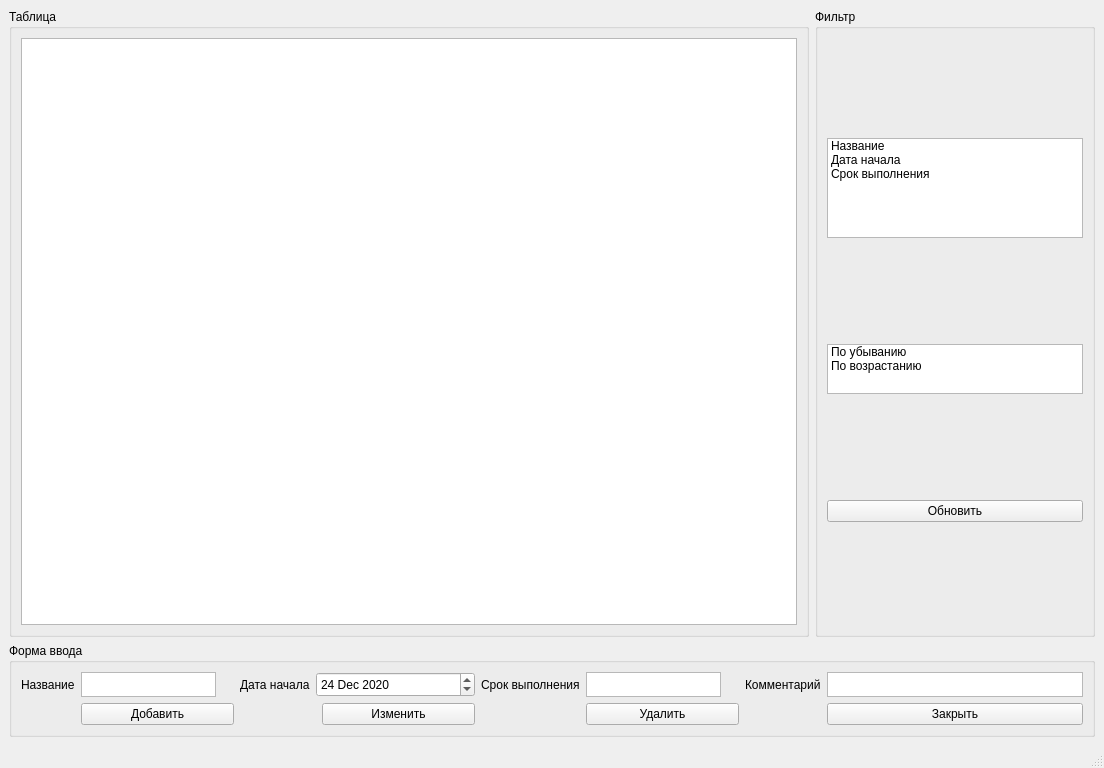
<?xml version="1.0" encoding="UTF-8"?>
<ui version="4.0">
 <class>mainWindow</class>
 <widget class="QMainWindow" name="mainWindow">
  <property name="geometry">
   <rect>
    <x>0</x>
    <y>0</y>
    <width>1024</width>
    <height>768</height>
   </rect>
  </property>
  <property name="maximumSize">
   <size>
    <width>1024</width>
    <height>768</height>
   </size>
  </property>
  <property name="windowTitle">
   <string>Курсовая работа</string>
  </property>
  <widget class="QWidget" name="centralwidget">
   <layout class="QGridLayout" name="gridLayout_2">
    <item row="0" column="0">
     <widget class="QGroupBox" name="groupBox">
      <property name="maximumSize">
       <size>
        <width>800</width>
        <height>1000</height>
       </size>
      </property>
      <property name="title">
       <string>Таблица</string>
      </property>
      <layout class="QVBoxLayout" name="verticalLayout_2">
       <item>
        <widget class="QTableWidget" name="tableWidget">
         <property name="maximumSize">
          <size>
           <width>800</width>
           <height>600</height>
          </size>
         </property>
        </widget>
       </item>
      </layout>
     </widget>
    </item>
    <item row="1" column="0" colspan="3">
     <widget class="QGroupBox" name="groupBox_2">
      <property name="title">
       <string>Форма ввода</string>
      </property>
      <layout class="QGridLayout" name="gridLayout">
       <item row="0" column="6">
        <widget class="QTextEdit" name="textEdit_2">
         <property name="sizePolicy">
          <sizepolicy hsizetype="Fixed" vsizetype="Fixed">
           <horstretch>0</horstretch>
           <verstretch>0</verstretch>
          </sizepolicy>
         </property>
         <property name="maximumSize">
          <size>
           <width>135</width>
           <height>25</height>
          </size>
         </property>
        </widget>
       </item>
       <item row="0" column="8">
        <widget class="QTextEdit" name="textEdit">
         <property name="sizePolicy">
          <sizepolicy hsizetype="Fixed" vsizetype="Fixed">
           <horstretch>0</horstretch>
           <verstretch>0</verstretch>
          </sizepolicy>
         </property>
         <property name="maximumSize">
          <size>
           <width>1000</width>
           <height>25</height>
          </size>
         </property>
        </widget>
       </item>
       <item row="0" column="3" colspan="2">
        <widget class="QDateEdit" name="dateEdit">
         <property name="maximumSize">
          <size>
           <width>16777215</width>
           <height>35</height>
          </size>
         </property>
         <property name="dateTime">
          <datetime>
           <hour>0</hour>
           <minute>0</minute>
           <second>0</second>
           <year>2020</year>
           <month>12</month>
           <day>24</day>
          </datetime>
         </property>
        </widget>
       </item>
       <item row="0" column="7">
        <widget class="QLabel" name="label_4">
         <property name="text">
          <string>Комментарий</string>
         </property>
        </widget>
       </item>
       <item row="0" column="1">
        <widget class="QTextEdit" name="textEdit_4">
         <property name="sizePolicy">
          <sizepolicy hsizetype="Fixed" vsizetype="Fixed">
           <horstretch>0</horstretch>
           <verstretch>0</verstretch>
          </sizepolicy>
         </property>
         <property name="maximumSize">
          <size>
           <width>135</width>
           <height>25</height>
          </size>
         </property>
        </widget>
       </item>
       <item row="2" column="1">
        <widget class="QPushButton" name="pushButton_3">
         <property name="sizePolicy">
          <sizepolicy hsizetype="Expanding" vsizetype="Fixed">
           <horstretch>0</horstretch>
           <verstretch>0</verstretch>
          </sizepolicy>
         </property>
         <property name="text">
          <string>Добавить</string>
         </property>
        </widget>
       </item>
       <item row="2" column="6">
        <widget class="QPushButton" name="pushButton">
         <property name="sizePolicy">
          <sizepolicy hsizetype="Expanding" vsizetype="Fixed">
           <horstretch>0</horstretch>
           <verstretch>0</verstretch>
          </sizepolicy>
         </property>
         <property name="text">
          <string>Удалить</string>
         </property>
        </widget>
       </item>
       <item row="2" column="4">
        <widget class="QPushButton" name="pushButton_2">
         <property name="sizePolicy">
          <sizepolicy hsizetype="Expanding" vsizetype="Fixed">
           <horstretch>0</horstretch>
           <verstretch>0</verstretch>
          </sizepolicy>
         </property>
         <property name="text">
          <string>Изменить</string>
         </property>
        </widget>
       </item>
       <item row="0" column="2">
        <widget class="QLabel" name="label_2">
         <property name="text">
          <string>Дата начала</string>
         </property>
        </widget>
       </item>
       <item row="0" column="0">
        <widget class="QLabel" name="label">
         <property name="text">
          <string>Название</string>
         </property>
        </widget>
       </item>
       <item row="0" column="5">
        <widget class="QLabel" name="label_3">
         <property name="text">
          <string>Срок выполнения</string>
         </property>
        </widget>
       </item>
       <item row="2" column="8">
        <widget class="QPushButton" name="pushButton_4">
         <property name="text">
          <string>Закрыть</string>
         </property>
        </widget>
       </item>
      </layout>
     </widget>
    </item>
    <item row="0" column="1" colspan="2">
     <widget class="QGroupBox" name="groupBox_3">
      <property name="title">
       <string>Фильтр</string>
      </property>
      <layout class="QVBoxLayout" name="verticalLayout">
       <item>
        <widget class="QListWidget" name="listWidget">
         <property name="sizePolicy">
          <sizepolicy hsizetype="Fixed" vsizetype="Fixed">
           <horstretch>0</horstretch>
           <verstretch>0</verstretch>
          </sizepolicy>
         </property>
         <property name="maximumSize">
          <size>
           <width>1000</width>
           <height>100</height>
          </size>
         </property>
         <item>
          <property name="text">
           <string>Название</string>
          </property>
         </item>
         <item>
          <property name="text">
           <string>Дата начала</string>
          </property>
         </item>
         <item>
          <property name="text">
           <string>Срок выполнения</string>
          </property>
         </item>
        </widget>
       </item>
       <item>
        <widget class="QListWidget" name="listWidget_2">
         <property name="maximumSize">
          <size>
           <width>16777215</width>
           <height>50</height>
          </size>
         </property>
         <item>
          <property name="text">
           <string>По убыванию</string>
          </property>
         </item>
         <item>
          <property name="text">
           <string>По возрастанию</string>
          </property>
         </item>
        </widget>
       </item>
       <item>
        <widget class="QPushButton" name="pushButton_5">
         <property name="text">
          <string>Обновить</string>
         </property>
        </widget>
       </item>
      </layout>
     </widget>
    </item>
   </layout>
  </widget>
  <widget class="QStatusBar" name="statusbar"/>
 </widget>
 <resources/>
 <connections/>
</ui>
